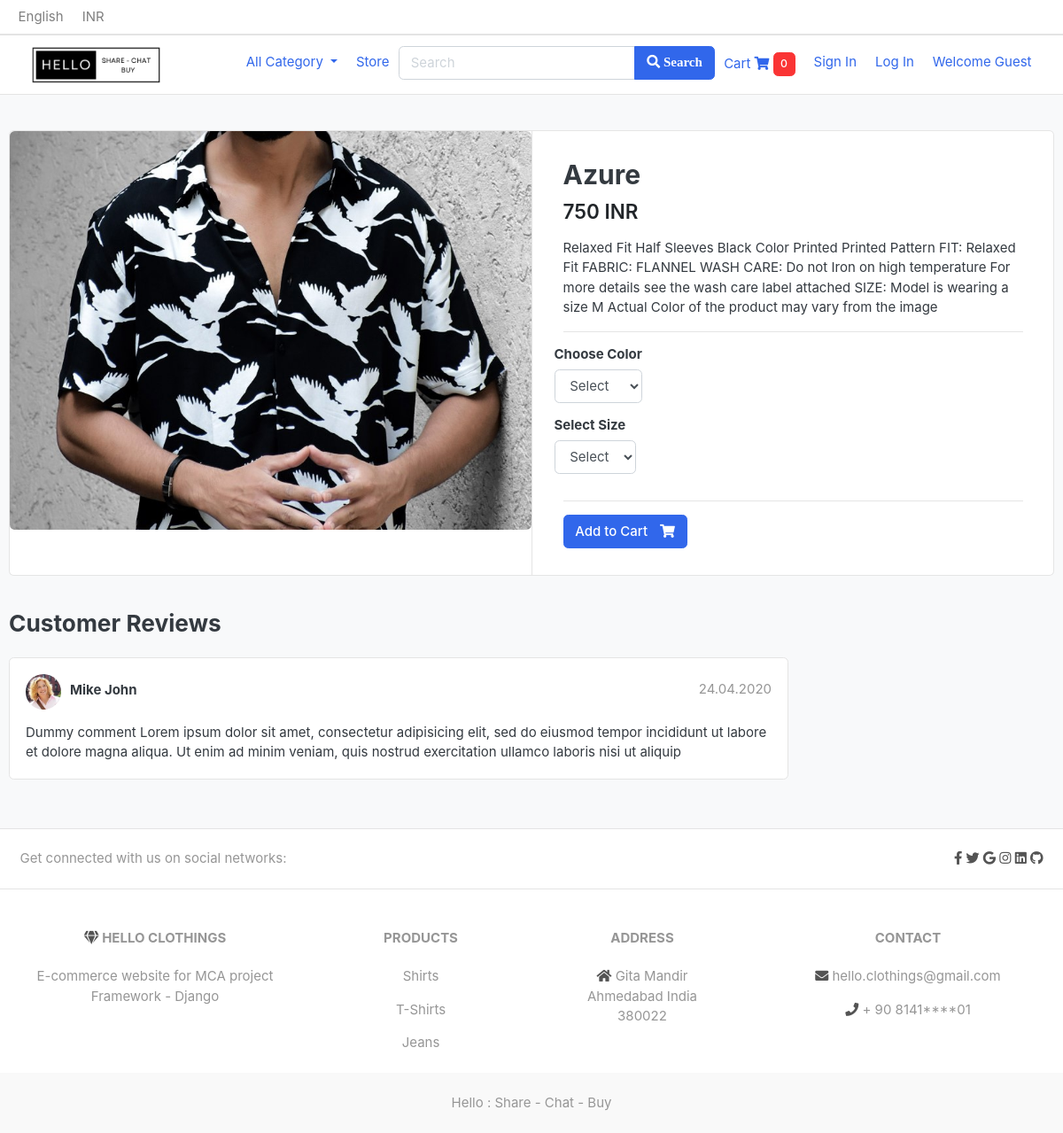
The page /store/shirts/azure/ on the database its author committed.
### store/models.py (models this page shows, shortened)
class Product(models.Model):
    product_name    = models.CharField(max_length=200, unique=True)
    slug            = models.SlugField(max_length=200, unique=True)
    description     = models.TextField(max_length=500, blank=True)
    price           = models.IntegerField()
    images          = models.ImageField(upload_to='photos/products')
    stock           = models.IntegerField()
    is_available    = models.BooleanField(default=True)
    category        = models.ForeignKey(Category, on_delete=models.CASCADE)
    created_date    = models.DateTimeField(auto_now_add=True)
    modified_date   = models.DateTimeField(auto_now=True)

### store/views.py (the view)
# urls.py: path('<slug:category_slug>/<slug:product_slug>/',views.product_detail, name='product_detail'),
def product_detail(request, category_slug, product_slug):
    try:
        single_product = Product.objects.get(category__slug=category_slug, slug=product_slug)
        in_cart = CartItem.objects.filter(cart__cart_id=_cart_id_(request), product=single_product).exists()
    except Exception as e:
        raise e
    context = {
        'single_product':single_product,
        'in_cart':in_cart,
    }
    return render(request, 'store/product_detail.html', context)

### carts/context_processors.py (called while the page is built)
def counter(request):
    cart_count = 0
    if 'admin' in request.path:
        return {}
    else:
        try:
            cart = Cart.objects.filter(cart_id=_cart_id_(request))
            cart_items = CartItem.objects.all().filter(cart=cart[:1])
            for cart_item in cart_items:
                cart_count += cart_item.quantity
        except Cart.DoesNotExist:
            cart_count = 0
    return dict(cart_count=cart_count)

### carts/views.py (called while the page is built)
def _cart_id_(request):
    cart = request.session.session_key
    if not cart:
        cart = request.session.create()
    return cart

### category/context_processors.py (called while the page is built)
def menu_links(request):
    links = Category.objects.all()
    return dict(links=links)

### category/models.py (called while the page is built)
    def get_url(self):
        return reverse('products_by_category', args=[self.slug])

### store/models.py (called while the page is built)
    def colors(self):
        return super(VariationManager, self).filter(variation_category='color', is_active=True)

    def sizes(self):
        return super(VariationManager, self).filter(variation_category='size', is_active=True)

### templates/store/product_detail.html (shortened to what this page needs)
{% extends 'base.html' %}
{% load static %}
{% block content %}
<section class="section-content padding-y bg">
<div class="container">
<div class="card">
	<div class="row no-gutters">
		<aside class="col-md-6">
<article class="gallery-wrap">
	<div class="img-big-wrap">
	   <a href="#"><img src="{{ single_product.images.url }}"></a>
	</div>
</article>
		</aside>
		<main class="col-md-6 border-left">
<form action="{% url 'add_cart' single_product.id %}" method="post">
<article class="content-body">
<h2 class="title">{{ single_product.product_name }}</h2>
<div class="mb-3">
	<var class="price h4">{{ single_product.price }} INR </var>
</div>
<p>{{ single_product.description }}</p>
<hr>
	<div class="row">
		<div class="item-option-select">
			<h6>Choose Color</h6>
			<select  name="color" class="form-control" required>
				<option value="" disabled selected>Select</option>
			</select>
		</div>
	</div>
	<div class="row">
		<div class="item-option-select">
			<h6>Select Size</h6>
				<select name="size" class="form-control" required>
					<option value="" disabled selected>Select</option>
				</select>
		</div>
	</div>
	<hr>
	{% if single_product.stock <= 0 %}
		<h5 class="btn btn-danger">Out of Stock</h5>
	{% else %}
		<button type="submit" class="btn  btn-primary"> <span class="text">Add to Cart</span> <i class="fas fa-shopping-cart"></i>  </button>
	{% endif %}
</article>
</form>
		</main>
	</div>
</div>
<br>
<div class="row">
			<div class="col-md-9">
	<header class="section-heading">
		<h3>Customer Reviews </h3>
	</header>
	<article class="box mb-3">
		<div class="icontext w-100">
			<img src="{% static './images/avatars/avatar1.jpg' %}" class="img-xs icon rounded-circle">
			<div class="text">
				<span class="date text-muted float-md-right">24.04.2020 </span>
				<h6 class="mb-1">Mike John </h6>
			</div>
		</div>
		<div class="mt-3">
			<p>
				Dummy comment Lorem ipsum dolor sit amet, consectetur adipisicing elit, sed do eiusmod
				tempor incididunt ut labore et dolore magna aliqua. Ut enim ad minim veniam,
				quis nostrud exercitation ullamco laboris nisi ut aliquip
			</p>
		</div>
	</article>
	</div>
</div>
</div>
</section>
{% endblock %}

### static/css/ui.css (style rules this page uses)
html { font-family: "Inter", sans-serif; font-size: 15px; }
.content-body { flex: 1 1 auto; padding: 2rem 2.3rem; }
.img-xs, .img-sm, .img-md, .img-lg { -o-object-fit: cover; object-fit: cover; flex-shrink: 0; flex-grow: 0; }
.img-xs { width: 40px; height: 40px; }
.padding-y { padding-top: 40px; padding-bottom: 40px; }
var { font-style: normal; }
article:after, .form-group:after { display: block; clear: both; content: ""; }
.bg { background-color: #f8f9fa; }
.section-heading { margin-bottom: 20px; margin-top: 15px; }
p:last-child { margin-bottom: 0; }
.btn .text + i { margin-left: 10px; }
.icontext { display: inline-flex; align-items: center; vertical-align: middle; }
.icontext .text { width: 100%; line-height: 1.2; }
.icontext .icon { position: relative; margin-right: 10px; flex-shrink: 0; flex-grow: 0; }
.price { font-weight: 600; color: #212529; }
.box { padding: 18px; background: #fff; border-radius: 0.37rem; border: 1px solid #e4e4e4; }
.box img { max-width: 100%; }
.gallery-wrap .img-big-wrap { margin-bottom: 10px; border-radius: 0.37rem; overflow: hidden; background-color: #fff; }
.gallery-wrap .img-big-wrap a { text-align: center; display: block; }
.gallery-wrap .img-big-wrap img { height: 450px; width: auto; display: inline-block; }
.item-option-select { margin-bottom: 1rem; display: inline-block; margin-right: 15px; }

### rows shown on the page
Product: images (picture), product_name "Azure", price "750", description "Relaxed Fit Half Sleeves Black Color Printed Printed Pattern FIT: Relaxed Fit FABRIC: FLANNEL WASH CARE: Do not Iron on high temperature For more details see the wash care label attached SIZE: Model is wearing a size M Actual Color of the product may vary from the image"

### other values the page prints
{{ cart_count }} "0"
